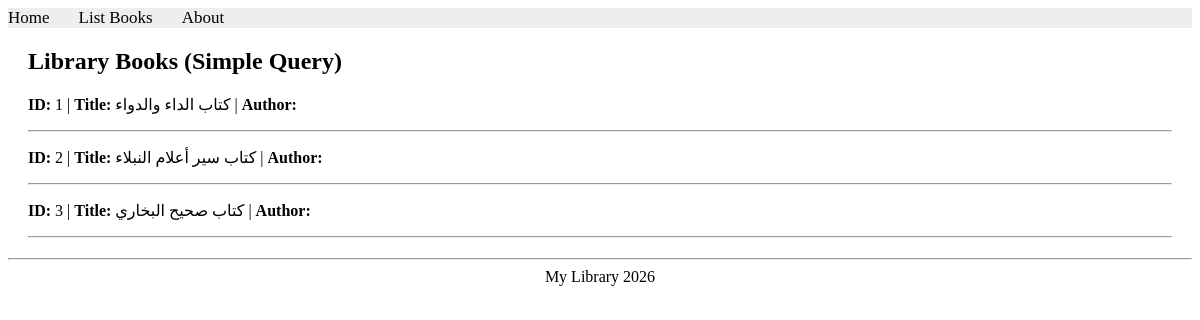
Page /books/simple/query/ on the earlier database version.
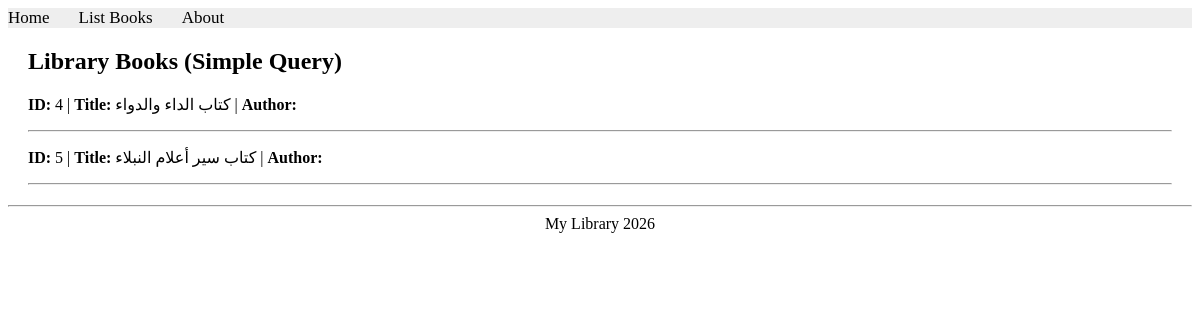
Same page on the later database version.
### apps/bookmodule/models.py (models this page shows)
class Book(models.Model):
    title = models.CharField(max_length=100)
    price = models.FloatField(default=0.0)
    quantity = models.IntegerField(default=1)
    pubdate = models.DateTimeField()
    rating = models.SmallIntegerField(default=1)
    publisher = models.ForeignKey(Publisher, null=True, on_delete=models.SET_NULL)
    authors = models.ManyToManyField(Author)

### apps/bookmodule/views.py (the view)
# urls.py: path('simple/query/', views.simple_query, name="books.simple_query"),
def simple_query(request):
    mybooks = Book.objects.filter(title__icontains='كتاب')
    return render(request, 'bookmodule/bookList.html', {'books': mybooks})

### apps/templates/bookmodule/bookList.html (shortened to what this page needs)
{% extends "layouts/base.html" %}
{% block content %}
<div style="margin: 20px;">
    <h2>Library Books (Simple Query)</h2>
    {% for obj in books %}
        <p><strong>ID:</strong> {{ obj.id }} | <strong>Title:</strong> {{ obj.title }} | <strong>Author:</strong> {{ obj.author }}</p>
        <hr>
    {% endfor %}
</div>
{% endblock content %}

Differences in the rows shown:
removed Book: id "1", title "كتاب الداء والدواء"
removed Book: id "2", title "كتاب سير أعلام النبلاء"
removed Book: id "3", title "كتاب صحيح البخاري"
added Book: id "4", title "كتاب الداء والدواء"
added Book: id "5", title "كتاب سير أعلام النبلاء"
